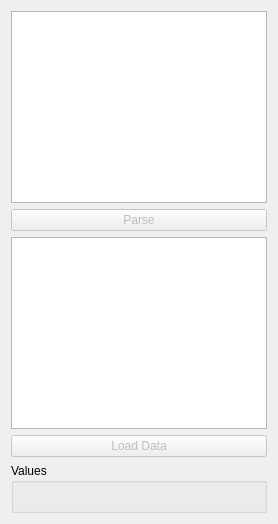
              <widget class="QWidget" name="tab_2">
               <attribute name="title">
                <string>Data</string>
               </attribute>
               <layout class="QVBoxLayout" name="verticalLayout_4">
                <item>
                 <widget class="QListWidget" name="FormActionsPostList3DData"/>
                </item>
                <item>
                 <widget class="QPushButton" name="FormActionsPostButSurfaceParse">
                  <property name="enabled">
                   <bool>false</bool>
                  </property>
                  <property name="text">
                   <string>Parse</string>
                  </property>
                 </widget>
                </item>
                <item>
                 <widget class="QTreeWidget" name="FormActionsPostTreeSurface">
                  <attribute name="headerVisible">
                   <bool>false</bool>
                  </attribute>
                  <column>
                   <property name="text">
                    <string notr="true">1</string>
                   </property>
                  </column>
                 </widget>
                </item>
                <item>
                 <widget class="QPushButton" name="FormActionsPostButSurfaceLoadData">
                  <property name="enabled">
                   <bool>false</bool>
                  </property>
                  <property name="text">
                   <string>Load Data</string>
                  </property>
                 </widget>
                </item>
                <item>
                 <widget class="QGroupBox" name="groupBox_6">
                  <property name="minimumSize">
                   <size>
                    <width>0</width>
                    <height>50</height>
                   </size>
                  </property>
                  <property name="title">
                   <string>Values</string>
                  </property>
                  <widget class="QLabel" name="FormActionsPostLabelSurfaceMin">
                   <property name="geometry">
                    <rect>
                     <x>0</x>
                     <y>20</y>
                     <width>151</width>
                     <height>16</height>
                    </rect>
                   </property>
                   <property name="text">
                    <string/>
                   </property>
                  </widget>
                  <widget class="QLabel" name="FormActionsPostLabelSurfaceMax">
                   <property name="geometry">
                    <rect>
                     <x>160</x>
                     <y>20</y>
                     <width>151</width>
                     <height>16</height>
                    </rect>
                   </property>
                   <property name="text">
                    <string/>
                   </property>
                  </widget>
                 </widget>
                </item>
               </layout>
              </widget>
